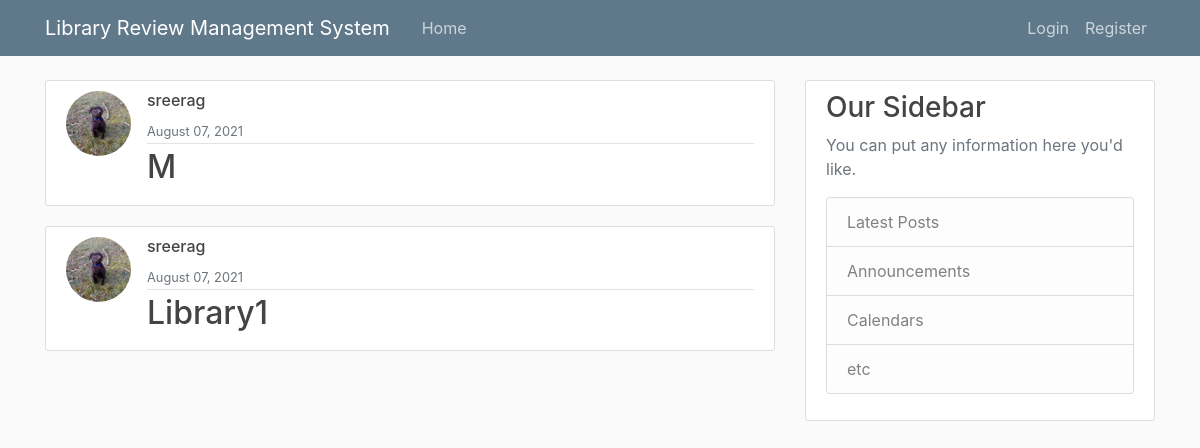
/library-list, run on the app's committed database.
### blog/models.py (models this page shows, shortened)
class Library(models.Model):
    name = models.CharField(max_length=100)
    city = models.CharField(max_length=100)
    address = models.TextField()
    date_created = models.DateTimeField(default=timezone.now)
    author = models.ForeignKey(User, on_delete=models.CASCADE)

### users/models.py (models this page shows, shortened)
class Profile(models.Model):
    user = models.OneToOneField(User, on_delete=models.CASCADE)
    image = models.ImageField(default='default.jpg', upload_to='profile_pics')

### blog/views.py (the view)
# urls.py: path('library-list', LibraryListView.as_view(), name='library-list'),
class LibraryListView(ListView):
    model = Library
    template_name = 'blog/library-list.html'  # <app>/<model>_<viewtype>.html
    context_object_name = 'libraries'
    ordering = ['-date_created']
    paginate_by = 5

### blog/templates/blog/library-list.html (shortened to what this page needs)
{% extends "blog/base.html" %}
{% block content %}
    {% for library in libraries %}
        <article class="media content-section">
          <img class="rounded-circle article-img" src="{{ library.author.profile.image.url }}">
          <div class="media-body">
            <div class="article-metadata">
              <h6 class="mr-2">{{ library.author }}</h6>
              <small class="text-muted">{{ library.date_created|date:"F d, Y" }}</small>
            </div>
            <h2><a class="article-title" href="{% url 'library-detail' library.id %}">{{ library.name }}</a></h2>
          </div>
        </article>
    {% endfor %}
{% endblock content %}

### blog/static/blog/main.css (style rules this page uses)
body { background: #fafafa; color: #333333; margin-top: 5rem; }
h1, h2, h3, h4, h5, h6 { color: #444444; }
.content-section { background: #ffffff; padding: 10px 20px; border: 1px solid #dddddd; border-radius: 3px; margin-bottom: 20px; }
.article-title { color: #444444; }
.article-img { height: 65px; width: 65px; margin-right: 16px; }
.article-metadata { padding-bottom: 1px; margin-bottom: 4px; border-bottom: 1px solid #e3e3e3 }

### data on the page
Library: author.profile.image (picture), author "sreerag", date_created "August 07, 2021", name "M"
Library: author.profile.image (picture), author "sreerag", date_created "August 07, 2021", name "Library1"
